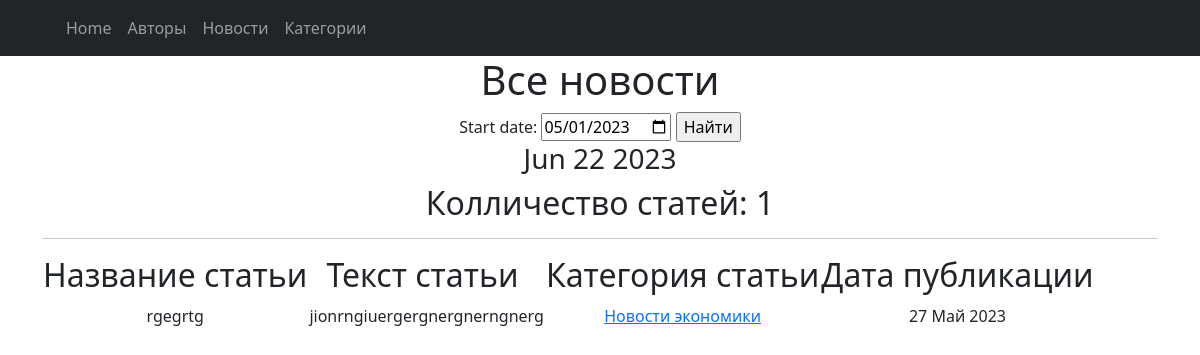
Before: /category/3 with the older database file.
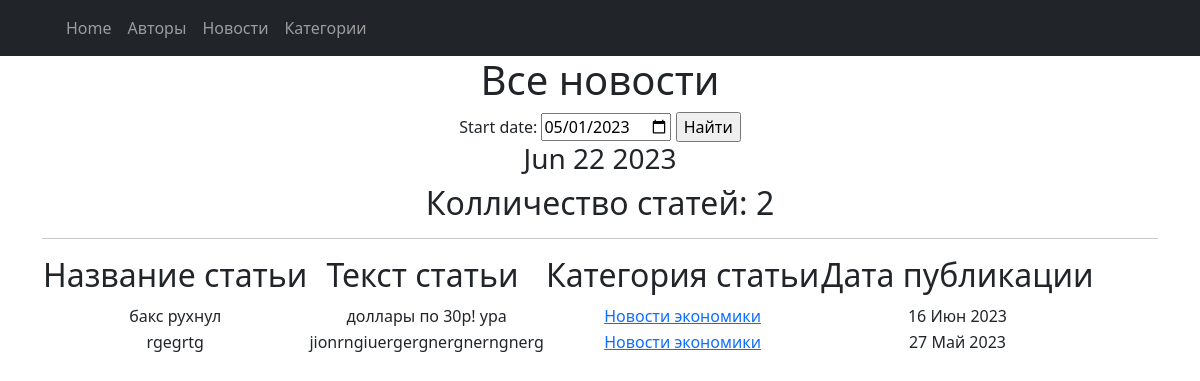
After: the same page with the newer database file.
### news/models.py (models this page shows, shortened)
class Post(models.Model):
    objects = None
    news = 'NW'
    states = 'PS'
    TYPE = [
        (news, 'Новость'),
        (states, 'Статья')
    ]
    post_tip = models.CharField(max_length=10, choices=TYPE, default=states)
    date_in = models.DateField(auto_now_add=True)
    header = models.CharField(max_length=255)
    contents = models.TextField(blank=True)
    author = models.ForeignKey(Author, on_delete=models.CASCADE)
    category = models.ManyToManyField(to=Category, through='PostCategory', related_name='PostCategory')
    rating_post = models.IntegerField(default=0, validators=[MinValueValidator(0.0)])

class Category(models.Model):
    objects = None
    name = models.CharField(max_length=20, default='местные новости')
    subscribers = models.ManyToManyField(User, blank=True, null=True, related_name='subscribers')

### news/views.py (the view)
# urls.py: path('category/<int:pk>', PostCategory.as_view(), name='posts_of_category_list'),
class PostCategory(ListView):
    model = Post
    ordering = '-id'
    template_name = 'post/news.html'
    context_object_name = 'posts'
    def get_queryset(self):
        self.queryset = Category.objects.get(pk=self.kwargs['pk']).PostCategory.all()
        return super().get_queryset()
    def get_context_data(self, **kwargs):
        context = super().get_context_data(**kwargs)
        context['is_not_subscribers'] = self.request.user not in Category.objects.get(pk=self.kwargs['pk']).subscribers.all()
        context['category'] = self.queryset
        return context

### news/templatetags/custom_tags.py (called while the page is built)
@register.simple_tag()
def current_time(format_string='%b %d %Y'):
   return datetime.utcnow().strftime(format_string)

### templates/post/news.html (shortened to what this page needs)
{% extends 'flatpages/default.html' %}
     {% load custom_filter %}
     {% load custom_tags %}
        {% block content %}
           <h1>Все новости</h1>
           <form action=" " method="get">
               <label for="start">Start date:</label>
            <input type="date" id="start" name="date_in__iexact"
               value="2023-05-01"
               min="2018-01-01" max="2023-12-31">
               <input type="submit" value="Найти" />
   </form>
        <h3>{% current_time '%b %d %Y' %}</h3>
        <h2>Колличество статей: {{ posts|length  }} </h2>
           <hr>
           {% if posts %}
               <table>
                   <tr>
                       <td><h2>Название статьи</h2></td>
                       <td><h2>Текст статьи&nbsp;</h2></td>
                       <td><h2> Категория статьи</h2></td>
                       <td><h2> Дата публикации</h2></td>
                   </tr>
                   {% for post in posts %}
                    <tr>
                      <td>{{ post.header}}</td>
                      <td>{{ post.contents|truncatechars:50}}</td>
                      <td>{% for category in post.category.all %}
                          <a href="{% url 'posts_of_category_list' category.id%}"> {{ category.name }} </a>
                          {% endfor %}
                      </td>
                      <td>{{ post.date_in|date:' d M Y' }}</td>
                    </tr>
                    {% endfor %}
               </table>
           {% else %}
               <h2>Новости нет!</h2>
           {% endif %}
        {% endblock content %}

Changed rows visible on the page:
added Post: header "бакс рухнул", contents "доллары по 30р! ура", date_in "16 Июн 2023", Category (name "Новости экономики")
Other visible differences:
{{ posts|length }}: "1" → "2"
